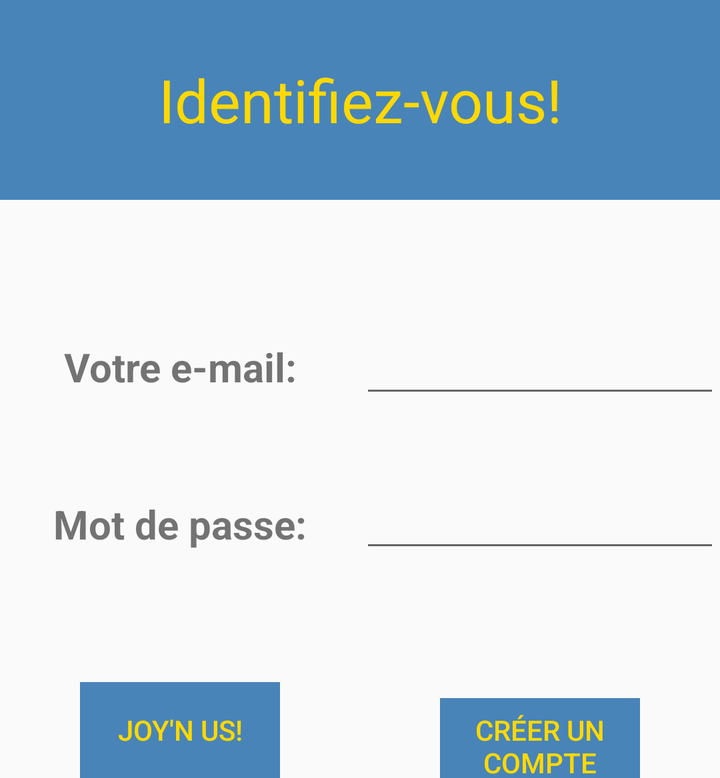
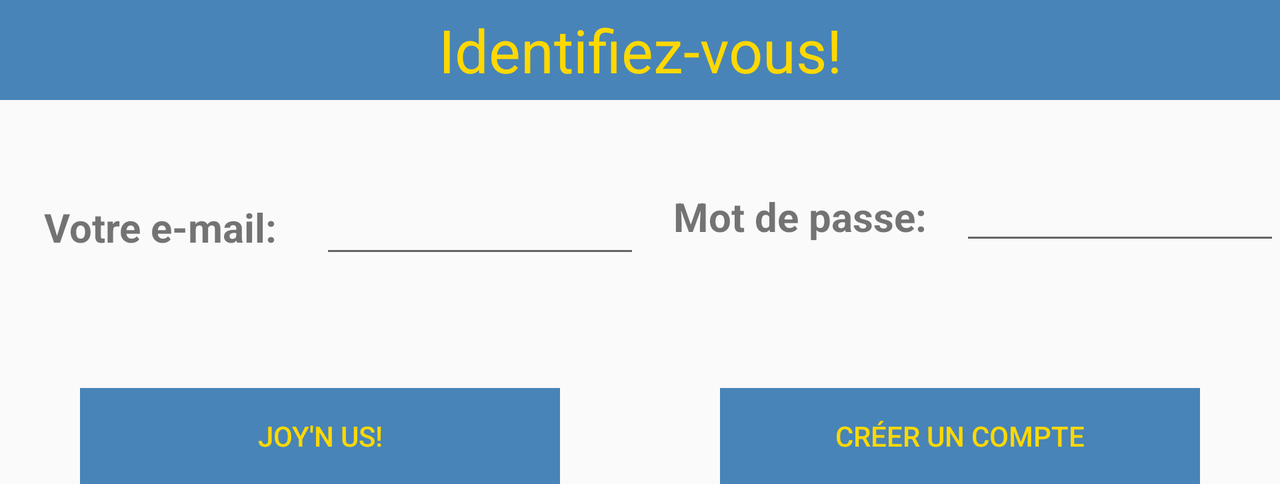

An Android layout and its configuration variant, each rendered on a device that would load it. The default file and the variant file are quoted in full after the pictures.
<!-- AndroidManifest.xml: application theme AppTheme -->
<!-- res/layout/activity_login.xml -->
<?xml version="1.0" encoding="utf-8"?>
<ScrollView
    xmlns:android="http://schemas.android.com/apk/res/android"
    android:id="@+id/LoginScrollView"
    android:layout_width="fill_parent"
    android:layout_height="wrap_content">
    <LinearLayout
        android:id="@+id/LoginLayout"
        android:orientation="vertical"
        android:layout_width="match_parent"
        android:layout_height="wrap_content">

            <TextView
                android:id="@+id/LoginIdentifyTextView"
                android:layout_height="100dp"
                android:layout_width="fill_parent"

                android:background="@color/joynusBlue"
                android:textColor="@color/joynusGold"
                android:text="@string/login_identify"
                android:textSize="30sp"
                android:gravity="center"
                />
            <LinearLayout
                android:id="@+id/EmailLoginLayout"
                android:layout_width="fill_parent"
                android:layout_height="wrap_content"
                android:orientation="horizontal"
                android:paddingTop="60dp">
                <TextView
                    android:id="@+id/LoginYourEmailTextView"
                    android:layout_width="50dp"
                    android:layout_height="wrap_content"
                    android:layout_weight="1"
                    android:text="@string/login_email"
                    android:textSize="20sp"
                    android:textStyle="bold"
                    android:gravity="center"
                    />
                <EditText
                    android:id="@+id/LoginEmailInput"
                    android:inputType="textEmailAddress"
                    android:layout_width="50dp"
                    android:layout_height="wrap_content"
                    android:layout_weight="1"
                    android:textSize="20sp"
                    android:gravity="center"
                    />
            </LinearLayout>
            <LinearLayout
                android:id="@+id/PasswordLoginLayout"
                android:layout_width="fill_parent"
                android:layout_height="wrap_content"
                android:orientation="horizontal"
                android:paddingTop="40dp">
                <TextView
                    android:id="@+id/LoginYourPasswordTextView"
                    android:layout_width="50dp"
                    android:layout_height="wrap_content"
                    android:layout_weight="1"
                    android:text="@string/login_password"
                    android:textSize="20sp"
                    android:textStyle="bold"
                    android:gravity="center"
                    />
                <EditText
                    android:id="@+id/LoginPasswordInput"
                    android:inputType="textPassword"
                    android:layout_width="50dp"
                    android:layout_height="wrap_content"
                    android:layout_weight="1"
                    android:textSize="15sp"
                    android:gravity="center"
                    />
            </LinearLayout>
        <LinearLayout
            android:id="@+id/ButtonsLoginLayout"
            android:layout_width="fill_parent"
            android:layout_height="wrap_content"
            android:orientation="horizontal"
            android:paddingTop="60dp">
            <Button
                android:id="@+id/LoginButton"
                android:layout_width="0dp"
                android:layout_height="wrap_content"
                android:layout_weight="1"
                android:text="@string/login_go"
                android:background="@color/joynusBlue"
                android:textColor="@color/joynusGold"
                android:gravity="center"
                android:layout_marginLeft="40dp"
                android:layout_marginRight="40dp"
                style="?android:attr/borderlessButtonStyle"
                />

            <Button
                android:id="@+id/CreateAccountButton"
                android:layout_width="0dp"
                android:layout_height="wrap_content"
                android:layout_weight="1"
                android:layout_marginLeft="40dp"
                android:layout_marginRight="40dp"
                android:text="@string/login_create_account"
                android:background="@color/joynusBlue"
                android:textColor="@color/joynusGold"
                android:gravity="center"
                style="?android:attr/borderlessButtonStyle"
                />

        </LinearLayout>
</LinearLayout>
</ScrollView>
<!-- resources referenced by this layout -->
<resources>
  <color name="joynusBlue">#4884B8</color>
  <color name="joynusGold">#FFD800</color>
  <string name="login_create_account">Créer un compte</string>
  <string name="login_email">Votre e-mail:</string>
  <string name="login_go">Joy\'n Us!</string>
  <string name="login_identify">Identifiez-vous!</string>
  <string name="login_password">Mot de passe:</string>
  <style name="AppTheme" parent="Theme.AppCompat.Light">
          
          <item name="colorPrimary">@color/colorPrimary</item>
          <item name="colorPrimaryDark">@color/colorPrimaryDark</item>
          <item name="colorAccent">@color/joynusBlue</item>
      </style>
  <color name="colorPrimary">#3f51b5</color>
  <color name="colorPrimaryDark">#303F9F</color>
</resources>
<!-- res/layout-land/activity_login.xml (the repository's variant of the layout above) -->
<!-- drawn on the phone turned sideways -->
<?xml version="1.0" encoding="utf-8"?>
<ScrollView
    xmlns:android="http://schemas.android.com/apk/res/android"
    android:id="@+id/LoginScrollView"
    android:layout_width="fill_parent"
    android:layout_height="wrap_content">
    <LinearLayout
        android:id="@+id/LoginLayout"
        android:orientation="vertical"
        android:layout_width="match_parent"
        android:layout_height="wrap_content">

        <TextView
            android:id="@+id/LoginIdentifyTextView"
            android:layout_height="50dp"
            android:layout_width="fill_parent"

            android:background="@color/joynusBlue"
            android:textColor="@color/joynusGold"
            android:text="@string/login_identify"
            android:textSize="30sp"
            android:gravity="center"
            />
        <LinearLayout
            android:layout_width="fill_parent"
            android:layout_height="wrap_content"
            android:orientation="horizontal">
        <LinearLayout
            android:id="@+id/EmailLoginLayout"
            android:layout_width="match_parent"
            android:layout_height="wrap_content"
            android:orientation="horizontal"
            android:paddingTop="40dp"
            android:layout_weight="1">
            <TextView
                android:id="@+id/LoginYourEmailTextView"
                android:layout_width="50dp"
                android:layout_height="wrap_content"
                android:layout_weight="1"
                android:text="@string/login_email"
                android:textSize="20sp"
                android:textStyle="bold"
                android:gravity="center"
                />
            <EditText
                android:id="@+id/LoginEmailInput"
                android:imeOptions="flagNoExtractUi"
                android:inputType="textEmailAddress"
                android:layout_width="50dp"
                android:layout_height="wrap_content"
                android:layout_weight="1"
                android:textSize="20sp"
                android:gravity="center"
                />
        </LinearLayout>
        <LinearLayout
            android:id="@+id/PasswordLoginLayout"
            android:layout_width="match_parent"
            android:layout_height="wrap_content"
            android:orientation="horizontal"
            android:paddingTop="40dp"
            android:layout_weight="1">
            <TextView
                android:id="@+id/LoginYourPasswordTextView"
                android:layout_width="50dp"
                android:layout_height="wrap_content"
                android:layout_weight="1"
                android:text="@string/login_password"
                android:textSize="20sp"
                android:textStyle="bold"
                android:gravity="center"
                />
            <EditText
                android:id="@+id/LoginPasswordInput"
                android:imeOptions="flagNoExtractUi"
                android:inputType="textPassword"
                android:layout_width="50dp"
                android:layout_height="wrap_content"
                android:layout_weight="1"
                android:textSize="15sp"
                android:gravity="center"
                />
        </LinearLayout>
        </LinearLayout>
        <LinearLayout
            android:id="@+id/ButtonsLoginLayout"
            android:layout_width="fill_parent"
            android:layout_height="wrap_content"
            android:orientation="horizontal"
            android:paddingTop="60dp">
            <Button
                android:id="@+id/LoginButton"
                android:layout_width="0dp"
                android:layout_height="wrap_content"
                android:layout_weight="1"
                android:text="@string/login_go"
                android:background="@color/joynusBlue"
                android:textColor="@color/joynusGold"
                android:gravity="center"
                android:layout_marginLeft="40dp"
                android:layout_marginRight="40dp"
                style="?android:attr/borderlessButtonStyle"
                />

            <Button
                android:id="@+id/CreateAccountButton"
                android:layout_width="0dp"
                android:layout_height="wrap_content"
                android:layout_weight="1"
                android:layout_marginLeft="40dp"
                android:layout_marginRight="40dp"
                android:text="@string/login_create_account"
                android:background="@color/joynusBlue"
                android:textColor="@color/joynusGold"
                android:gravity="center"
                style="?android:attr/borderlessButtonStyle"
                />

        </LinearLayout>
    </LinearLayout>
</ScrollView>
